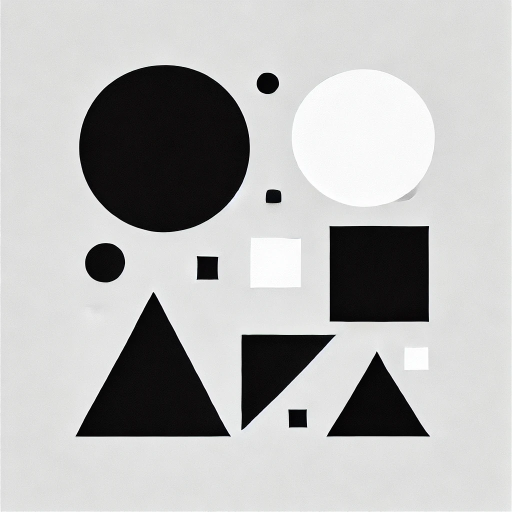
#> input picture pre_processing/test_shape.jpg, 1024 x 1024 px (shown at 1/2 size)
$ jupyter execute input.ipynb
#> lines starting #> are read from the running program, lines starting #| are printed output that depends on the picture
[cell 1]
import cv2
import numpy as np

def save_to_coe_file(integral_image, file_path):
    with open(file_path, 'w') as coe_file:
        # Write the COE file header
        coe_file.write("memory_initialization_radix=10;\n")
        coe_file.write("memory_initialization_vector=\n")
        print("esdrgr")
        # Write each pixel value line by line
        for y in range(integral_image.shape[0]):
            for x in range(integral_image.shape[1]):
                coe_file.write(f"{int(integral_image[y, x])}, ")

        # Replace the last comma with a semicolon to end the vector
        coe_file.seek(coe_file.tell() - 2)
        coe_file.write(";")

def main(image_path, output_coe_path):
    # Load the image in grayscale
#> called with image_path = 'test_shape.jpg', output_coe_path = 'dump.coe'
    img = cv2.imread(image_path, cv2.IMREAD_GRAYSCALE)
#> img: shape (1024, 1024); min 0, max 255, mean 181

    # Resize the image to 20x20
    img_resized = cv2.resize(img, (20, 20))
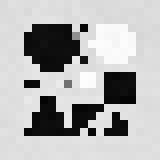
#> img_resized: shape (20, 20) (shown 8 times larger); min 4, max 253, mean 177.7
    # Compute the integral image
    integral_image = cv2.integral(img_resized)[1:, 1:]  # Remove extra row and column
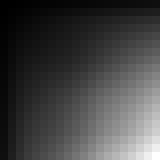
#> integral_image: shape (20, 20) int32 (shown 8 times larger); min 218, max 71075, mean 19115.1; drawn with min black and max white

    # Save integral image to .coe file
    save_to_coe_file(integral_image, output_coe_path)

# Example usage
main("test_shape.jpg", "dump.coe")
